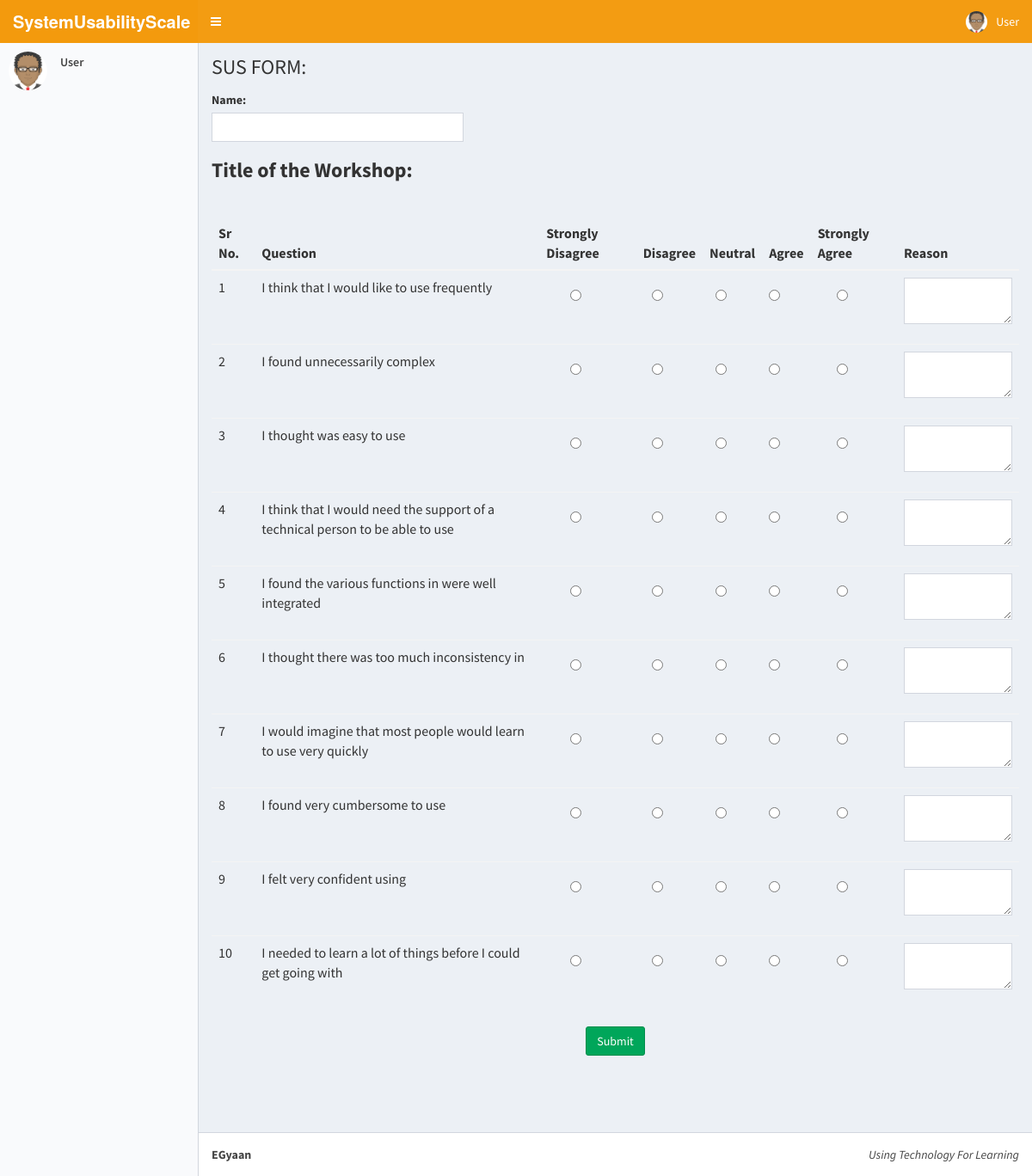
Page /forms/forms.php on the committed database.
### tables this page shows
CREATE TABLE IF NOT EXISTS `Questions` (
  `id` int(11) NOT NULL AUTO_INCREMENT,
  `question` varchar(200) NOT NULL,
  PRIMARY KEY (`id`)
);

### forms/forms.php (the view, shortened to what this page needs)
<?php
$user=$_SESSION['uname'];
if($user=="")
{
  $usr="User";
}
include("dbcon.php");
?>
<html>
  <head>
    <link rel="stylesheet" href="../AdminLTE/bootstrap/css/bootstrap.min.css">
    <link rel="stylesheet" href="../AdminLTE/dist/font-awesome/css/font-awesome.min.css">
    <link rel="stylesheet" href="../AdminLTE/dist/css/ionicons.min.css">
    <link rel="stylesheet" href="../AdminLTE/dist/css/AdminLTE.min.css">
    <link rel="stylesheet" href="../AdminLTE/dist/css/skins/skin-yellow-light.min.css">
  </head>
  <body class="hold-transition skin-yellow-light sidebar-mini">
    <div class="wrapper">
      <header class="main-header">
        <a href="AdminDashboard.php" class="logo">
          <span class="logo-lg"><b>SystemUsabilityScale</b></span>
        </a>
        <nav class="navbar navbar-static-top" role="navigation">
          <a href="#" class="sidebar-toggle" data-toggle="offcanvas" role="button">
          </a>
          <div class="navbar-custom-menu">
            <ul class="nav navbar-nav">
              <li class="dropdown user user-menu">
                <a href="#" class="dropdown-toggle" data-toggle="dropdown">
                  <img src="D_Logo/avatar.png" class="user-image" alt="User Image">
                  <span class="hidden-xs"><? echo $usr ?></span>
                </a>
              </li>
            </ul>
          </div>
        </nav>
      </header>
      <aside class="main-sidebar">
        <section class="sidebar">
          <div class="user-panel">
            <div class="pull-left image">
              <img src="D_Logo/avatar.png" class="img-circle" alt="User Image">
            </div>
            <div class="pull-left info">
              <p><? echo $usr ?></p>
            </div>
          </div>
        </section>
              </aside>
      <div class="content-wrapper">
        <section class="content-header">
          <h1>
            SUS FORM:
          </h1>
        </section>
        <section class="content">
          <form action="score.php" role="form" method="post">
  <div class="row">
  <div class="col-md-4 col-sm-6 col-xs-8">
  <div class="form-group">
  <label for="usr">Name:</label>
  <input type="text" class="form-control" id="user" name="user">
</div>
<div class="form-group">
  <h3><label for="usr">Title of the Workshop:</label>
  <strong><? echo $workshop ?></strong></h3>
</div>
</div>
</div><br>
<?php
$exist=mysqli_query($con,"SELECT * FROM Custom_workshop WHERE workshop_id='$w_id'");
    if($e=mysqli_fetch_array($exist))
    {
      ?>
      <div class=table-responsive>
<table class=table table-striped>
<thead>
<tr>
<th>Sr No.</th>
<th>Question</th>
<th>Strongly Disagree</th>
<th>Disagree</th>
<th>Neutral</th>
<th>Agree</th>
<th>Strongly Agree</th>
<th>Reason</th>
</tr>
</thead>
<tbody>
  <?php
    $i=0;
    $get_questions=mysqli_query($con,"SELECT question FROM Custom_questions WHERE workshop_id='$w_id'");
    while($quest_row=mysqli_fetch_array($get_questions))
    {
      $i++;
      $quest=$quest_row['question'];
      $quest=str_replace("SYSTEM", $system, $quest);
      echo "<tr>";
      echo "<td>";
      echo $i;
      echo "</td>";
      echo "<td>";
      echo $quest;
      echo "</td>";
      for($j=0;$j<=4;$j++)
      {
        $q="quest".$i;
        echo "<td><center>";
        echo '<div class="radio">';
          echo "<input type=radio name=$q value=$j>";
        echo '</div>';
        echo "</center></td>";
      }
      $c="comment".$i;
      echo "<td>";
      echo '<div class="form-group">';
        echo "<textarea class='form-control' rows='2' id=$c name=$c></textarea>";
      echo '</div>';
      echo "</td>";
    }
  ?>
</tbody>
</table>
</div>
   <? }
    else
    {
      ?>
<div class=table-responsive>
<table class=table table-striped>
<thead>
<tr>
<th>Sr No.</th>
<th>Question</th>
<th>Strongly Disagree</th>
<th>Disagree</th>
<th>Neutral</th>
<th>Agree</th>
<th>Strongly Agree</th>
<th>Reason</th>
</tr>
</thead>
<tbody>
  <?php
    $i=0;
    $get_questions=mysqli_query($con,"SELECT question FROM Questions");
    while($quest_row=mysqli_fetch_array($get_questions))
    {
      $i++;
      $quest=$quest_row['question'];
      $quest=str_replace("SYSTEM", $system, $quest);
      echo "<tr>";
      echo "<td>";
      echo $i;
      echo "</td>";
      echo "<td>";
      echo $quest;
      echo "</td>";
      for($j=0;$j<=4;$j++)
      {
        $q="quest".$i;
        echo "<td><center>";
        echo '<div class="radio">';
          echo "<input type=radio name=$q value=$j>";
        echo '</div>';
        echo "</center></td>";
      }
      $c="comment".$i;
      echo "<td>";
      echo '<div class="form-group">';
        echo "<textarea class='form-control' rows='2' id=$c name=$c></textarea>";
      echo '</div>';
      echo "</td>";
    }
  ?>
</tbody>
</table>
</div>
<? } ?>
<? echo "<center><button type=submit class='btn btn-success' id=submit name=idd value=$w_id onclick='del_confirm()'>Submit</button></center><br><br>"; ?>
</form>
  <br>
        </section>
      </div>
      <footer class="main-footer">
        <div class="pull-right hidden-xs">
          <i>Using Technology For Learning</i>
        </div>
        <strong>EGyaan</strong>
      </footer>
  </body>
</html>

### rows in the picture
questions: question "I think that I would like to use frequently"
questions: question "I found unnecessarily complex"
questions: question "I thought was easy to use"
questions: question "I think that I would need the support of a technical person to be able to use"
questions: question "I found the various functions in were well integrated"
questions: question "I thought there was too much inconsistency in"
questions: question "I would imagine that most people would learn to use very quickly"
questions: question "I found very cumbersome to use"
questions: question "I felt very confident using"
questions: question "I needed to learn a lot of things before I could get going with"

### other values in the picture
$usr "User"
